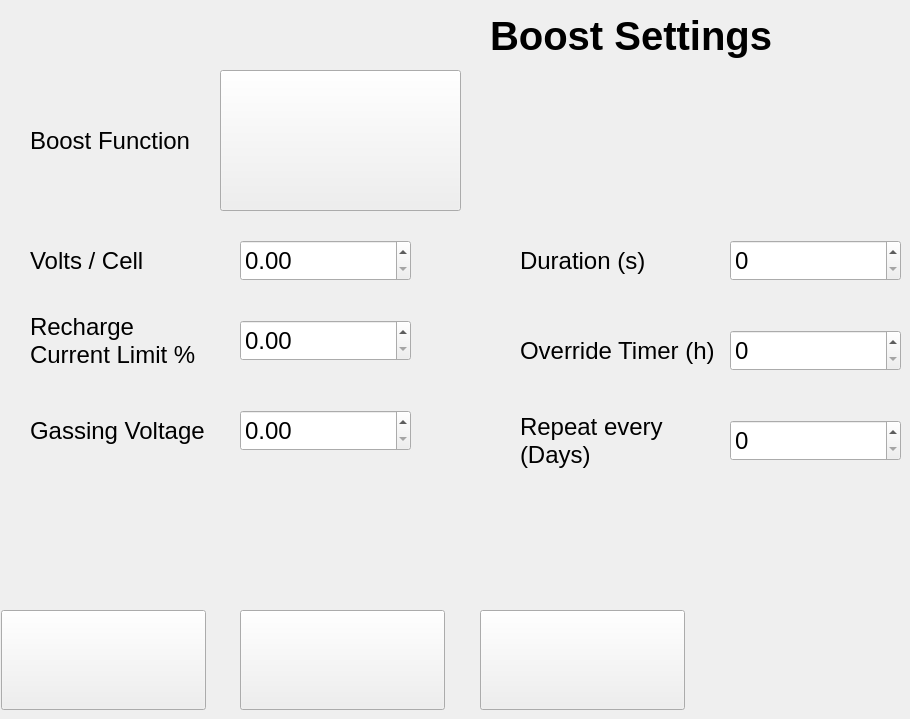
    <widget class="QWidget" name="pageBoost_settings">
     <widget class="QLabel" name="label_boost_title">
      <property name="geometry">
       <rect>
        <x>490</x>
        <y>0</y>
        <width>291</width>
        <height>71</height>
       </rect>
      </property>
      <property name="font">
       <font>
        <pointsize>30</pointsize>
        <bold>true</bold>
       </font>
      </property>
      <property name="text">
       <string>Boost Settings</string>
      </property>
     </widget>
     <widget class="QLabel" name="label_boost_volt_cell">
      <property name="geometry">
       <rect>
        <x>30</x>
        <y>240</y>
        <width>141</width>
        <height>41</height>
       </rect>
      </property>
      <property name="font">
       <font>
        <pointsize>18</pointsize>
       </font>
      </property>
      <property name="text">
       <string>Volts / Cell</string>
      </property>
     </widget>
     <widget class="QDoubleSpinBox" name="doubleSpinBox_boost_volt_cell">
      <property name="geometry">
       <rect>
        <x>240</x>
        <y>240</y>
        <width>171</width>
        <height>41</height>
       </rect>
      </property>
      <property name="font">
       <font>
        <pointsize>18</pointsize>
       </font>
      </property>
     </widget>
     <widget class="QLabel" name="label_boost_curr_lim">
      <property name="geometry">
       <rect>
        <x>30</x>
        <y>300</y>
        <width>181</width>
        <height>81</height>
       </rect>
      </property>
      <property name="font">
       <font>
        <pointsize>18</pointsize>
       </font>
      </property>
      <property name="text">
       <string>Recharge Current Limit %</string>
      </property>
      <property name="wordWrap">
       <bool>true</bool>
      </property>
     </widget>
     <widget class="QDoubleSpinBox" name="doubleSpinBox_boost_curr_lim">
      <property name="geometry">
       <rect>
        <x>240</x>
        <y>320</y>
        <width>171</width>
        <height>41</height>
       </rect>
      </property>
      <property name="font">
       <font>
        <pointsize>18</pointsize>
       </font>
      </property>
     </widget>
     <widget class="QLabel" name="label_boost_duration">
      <property name="geometry">
       <rect>
        <x>520</x>
        <y>240</y>
        <width>201</width>
        <height>41</height>
       </rect>
      </property>
      <property name="font">
       <font>
        <pointsize>18</pointsize>
       </font>
      </property>
      <property name="text">
       <string>Duration (s)</string>
      </property>
     </widget>
     <widget class="QSpinBox" name="spinBox_boost_duration">
      <property name="geometry">
       <rect>
        <x>730</x>
        <y>240</y>
        <width>171</width>
        <height>41</height>
       </rect>
      </property>
      <property name="font">
       <font>
        <pointsize>18</pointsize>
       </font>
      </property>
     </widget>
     <widget class="QLabel" name="label_boost_overide_time">
      <property name="geometry">
       <rect>
        <x>520</x>
        <y>330</y>
        <width>201</width>
        <height>41</height>
       </rect>
      </property>
      <property name="font">
       <font>
        <pointsize>18</pointsize>
       </font>
      </property>
      <property name="text">
       <string>Override Timer (h)</string>
      </property>
     </widget>
     <widget class="QSpinBox" name="spinBox_boost_overide_time">
      <property name="geometry">
       <rect>
        <x>730</x>
        <y>330</y>
        <width>171</width>
        <height>41</height>
       </rect>
      </property>
      <property name="font">
       <font>
        <pointsize>18</pointsize>
       </font>
      </property>
     </widget>
     <widget class="QLabel" name="label_boost_repeat">
      <property name="geometry">
       <rect>
        <x>520</x>
        <y>410</y>
        <width>201</width>
        <height>61</height>
       </rect>
      </property>
      <property name="font">
       <font>
        <pointsize>18</pointsize>
       </font>
      </property>
      <property name="text">
       <string>Repeat every (Days)</string>
      </property>
      <property name="wordWrap">
       <bool>true</bool>
      </property>
     </widget>
     <widget class="QSpinBox" name="spinBox_boost_repeat">
      <property name="geometry">
       <rect>
        <x>730</x>
        <y>420</y>
        <width>171</width>
        <height>41</height>
       </rect>
      </property>
      <property name="font">
       <font>
        <pointsize>18</pointsize>
       </font>
      </property>
     </widget>
     <widget class="QPushButton" name="pushButton_boost_home">
      <property name="geometry">
       <rect>
        <x>1</x>
        <y>610</y>
        <width>205</width>
        <height>100</height>
       </rect>
      </property>
      <property name="font">
       <font>
        <pointsize>18</pointsize>
       </font>
      </property>
      <property name="text">
       <string/>
      </property>
      <property name="icon">
       <iconset theme="QIcon::ThemeIcon::GoHome"/>
      </property>
      <property name="iconSize">
       <size>
        <width>80</width>
        <height>80</height>
       </size>
      </property>
     </widget>
     <widget class="QPushButton" name="pushButton_boost_back">
      <property name="geometry">
       <rect>
        <x>240</x>
        <y>610</y>
        <width>205</width>
        <height>100</height>
       </rect>
      </property>
      <property name="text">
       <string/>
      </property>
      <property name="icon">
       <iconset theme="QIcon::ThemeIcon::GoPrevious"/>
      </property>
      <property name="iconSize">
       <size>
        <width>80</width>
        <height>80</height>
       </size>
      </property>
     </widget>
     <widget class="QPushButton" name="pushButton_boost_save">
      <property name="geometry">
       <rect>
        <x>480</x>
        <y>610</y>
        <width>205</width>
        <height>100</height>
       </rect>
      </property>
      <property name="text">
       <string/>
      </property>
      <property name="icon">
       <iconset theme="QIcon::ThemeIcon::DocumentSave"/>
      </property>
      <property name="iconSize">
       <size>
        <width>80</width>
        <height>80</height>
       </size>
      </property>
     </widget>
     <widget class="QLabel" name="label_gassing_volt">
      <property name="geometry">
       <rect>
        <x>30</x>
        <y>410</y>
        <width>181</width>
        <height>41</height>
       </rect>
      </property>
      <property name="font">
       <font>
        <pointsize>18</pointsize>
       </font>
      </property>
      <property name="text">
       <string>Gassing Voltage</string>
      </property>
     </widget>
     <widget class="QDoubleSpinBox" name="doubleSpinBox_gassing_volt">
      <property name="geometry">
       <rect>
        <x>240</x>
        <y>410</y>
        <width>171</width>
        <height>41</height>
       </rect>
      </property>
      <property name="font">
       <font>
        <pointsize>18</pointsize>
       </font>
      </property>
     </widget>
     <widget class="QLabel" name="label_boost_function">
      <property name="geometry">
       <rect>
        <x>30</x>
        <y>120</y>
        <width>161</width>
        <height>41</height>
       </rect>
      </property>
      <property name="font">
       <font>
        <pointsize>18</pointsize>
       </font>
      </property>
      <property name="text">
       <string>Boost Function</string>
      </property>
     </widget>
     <widget class="ToggleSwitch" name="toggle_boost_enable">
      <property name="geometry">
       <rect>
        <x>220</x>
        <y>70</y>
        <width>241</width>
        <height>141</height>
       </rect>
      </property>
      <property name="font">
       <font>
        <pointsize>26</pointsize>
        <bold>true</bold>
       </font>
      </property>
      <property name="text">
       <string/>
      </property>
      <property name="checkable">
       <bool>true</bool>
      </property>
     </widget>
     <widget class="QLabel" name="label_boostcfg_status">
      <property name="geometry">
       <rect>
        <x>10</x>
        <y>540</y>
        <width>890</width>
        <height>50</height>
       </rect>
      </property>
      <property name="font">
       <font>
        <pointsize>16</pointsize>
       </font>
      </property>
      <property name="text">
       <string/>
      </property>
      <property name="alignment">
       <set>Qt::AlignmentFlag::AlignLeading|Qt::AlignmentFlag::AlignLeft|Qt::AlignmentFlag::AlignVCenter</set>
      </property>
      <property name="wordWrap">
       <bool>true</bool>
      </property>
     </widget>
    </widget>
